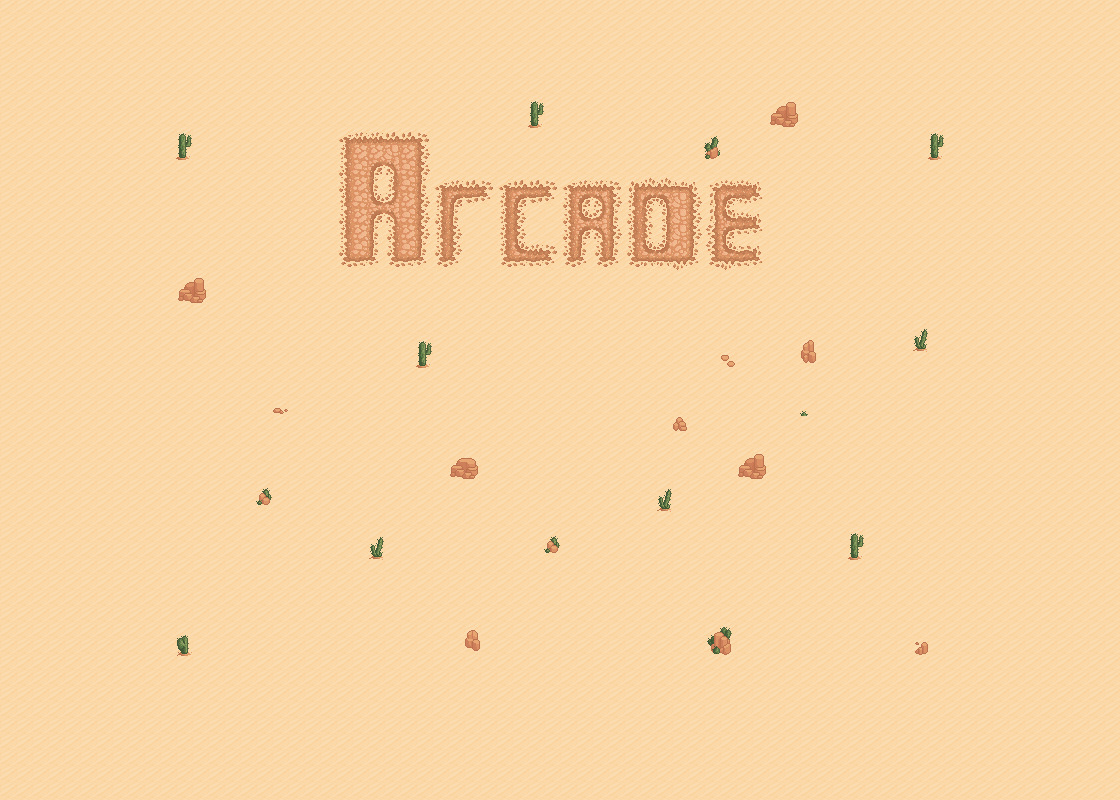

A 2D game scene composited from a Tiled map and its tileset images. What follows is a short description and the map's XML, with each tile layer's data collapsed to a summary:
An orthogonal 70x50 tile map with 16x16 px tiles, 2 tile layers (sand, onSand) and 18 objects (17x Zombie, Camera).

<map version="1.2" tiledversion="1.2.4" orientation="orthogonal" renderorder="left-up" width="70" height="50" tilewidth="16" tileheight="16" infinite="0" nextlayerid="7" nextobjectid="55">
 <tileset firstgid="1" source="tileset.tsx" />
  <layer id="5" name="sand" width="70" height="50">
  <data>[3500 cells, 3500 non-empty, 1 distinct tile ids]</data>
 </layer>
 <layer id="6" name="onSand" width="70" height="50">
  <data>[3500 cells, 231 non-empty, 54 distinct tile ids]</data>
 </layer>
 <objectgroup id="4" name="gameObjects">
  <object id="20" type="Camera" x="154.334" y="95" width="800" height="450">
   <properties>
    <property name="isValid" type="bool" value="true" />
   </properties>
  </object>
  <object id="36" type="Zombie" x="98" y="316.333">
   <point />
  </object>
  <object id="38" type="Zombie" x="984.667" y="253">
   <point />
  </object>
  <object id="40" type="Zombie" x="236" y="135.333">
   <point />
  </object>
  <object id="41" type="Zombie" x="886" y="132.333">
   <point />
  </object>
  <object id="42" type="Zombie" x="275" y="639.333">
   <point />
  </object>
  <object id="43" type="Zombie" x="571" y="643.333">
   <point />
  </object>
  <object id="44" type="Zombie" x="977" y="610.333">
   <point />
  </object>
  <object id="45" type="Zombie" x="72" y="756.333">
   <point />
  </object>
  <object id="46" type="Zombie" x="69" y="204.333">
   <point />
  </object>
  <object id="47" type="Zombie" x="85" y="518.333">
   <point />
  </object>
  <object id="48" type="Zombie" x="1006" y="140.333">
   <point />
  </object>
  <object id="49" type="Zombie" x="1007" y="469.333">
   <point />
  </object>
  <object id="50" type="Zombie" x="998" y="730.333">
   <point />
  </object>
  <object id="51" type="Zombie" x="520" y="739.333">
   <point />
  </object>
  <object id="52" type="Zombie" x="351" y="411.333">
   <point />
  </object>
  <object id="53" type="Zombie" x="870" y="451.333">
   <point />
  </object>
  <object id="54" type="Zombie" x="575" y="444.333">
   <point />
  </object>
 </objectgroup>
</map>
